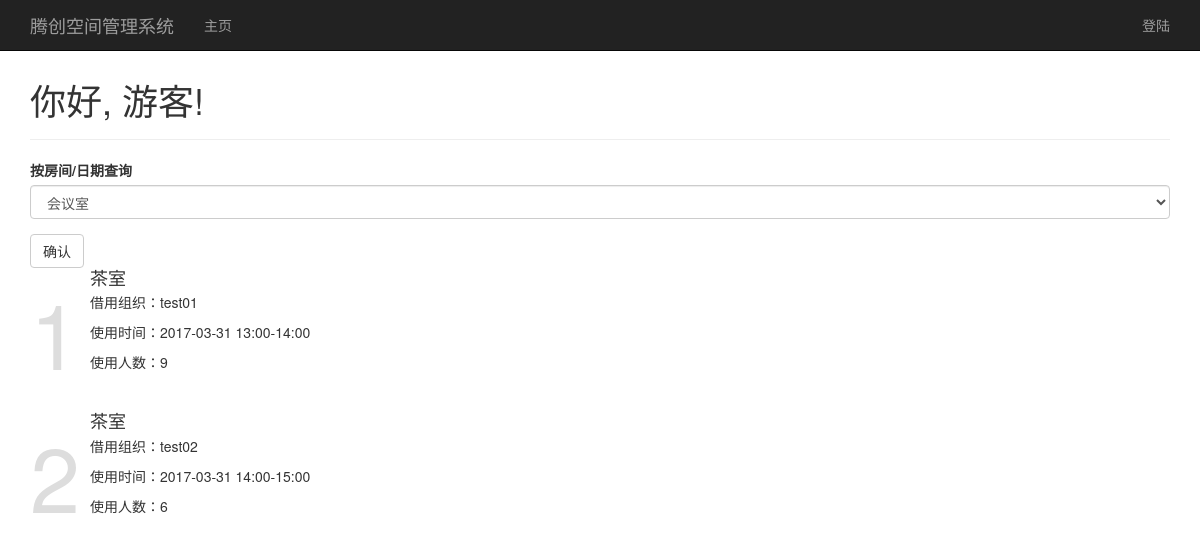
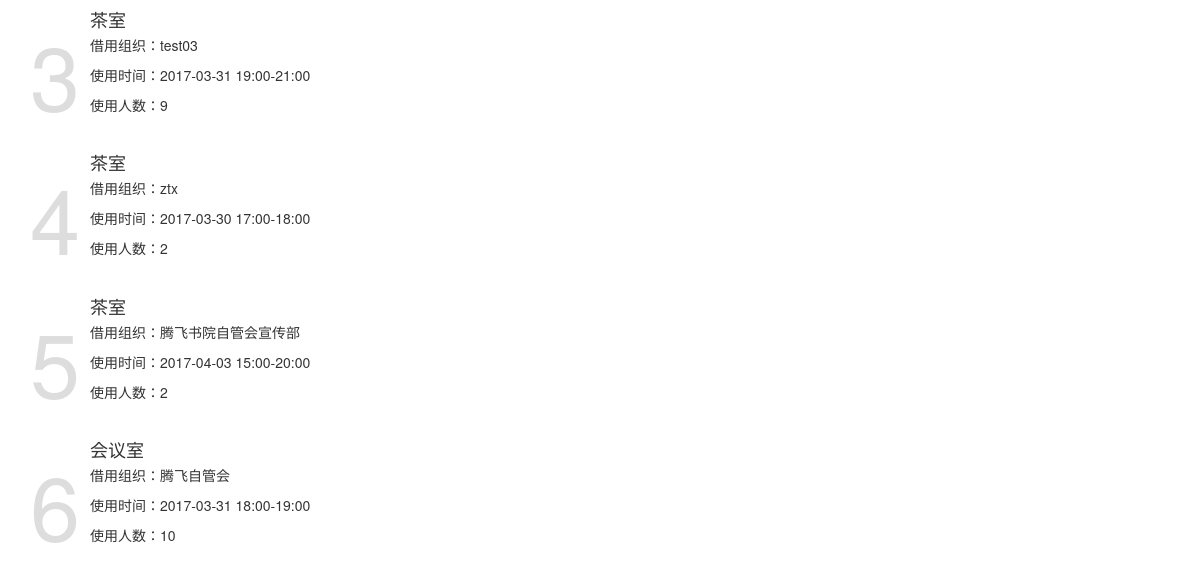
Before: / with the older database file (2 pictures, top to bottom).
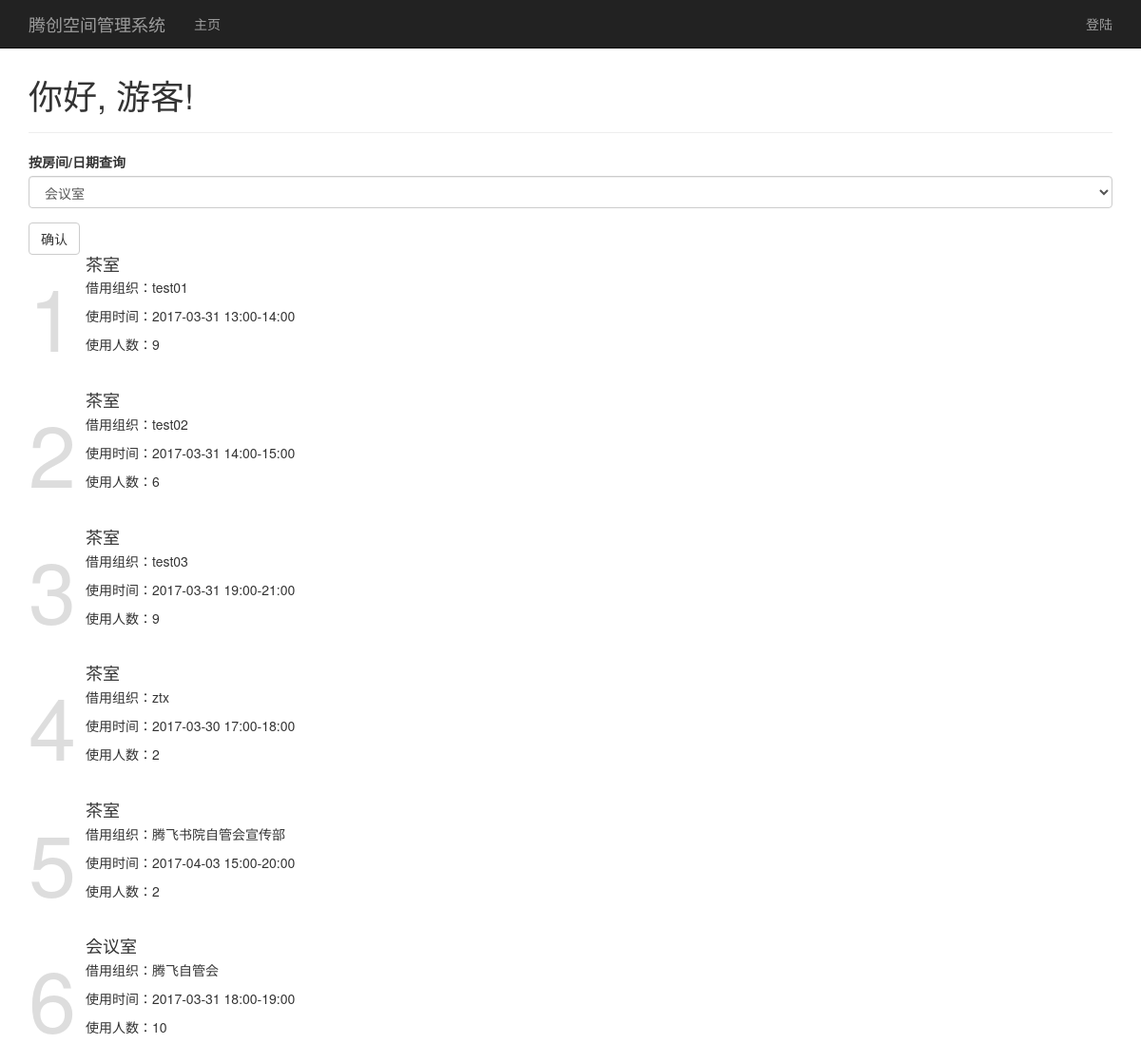
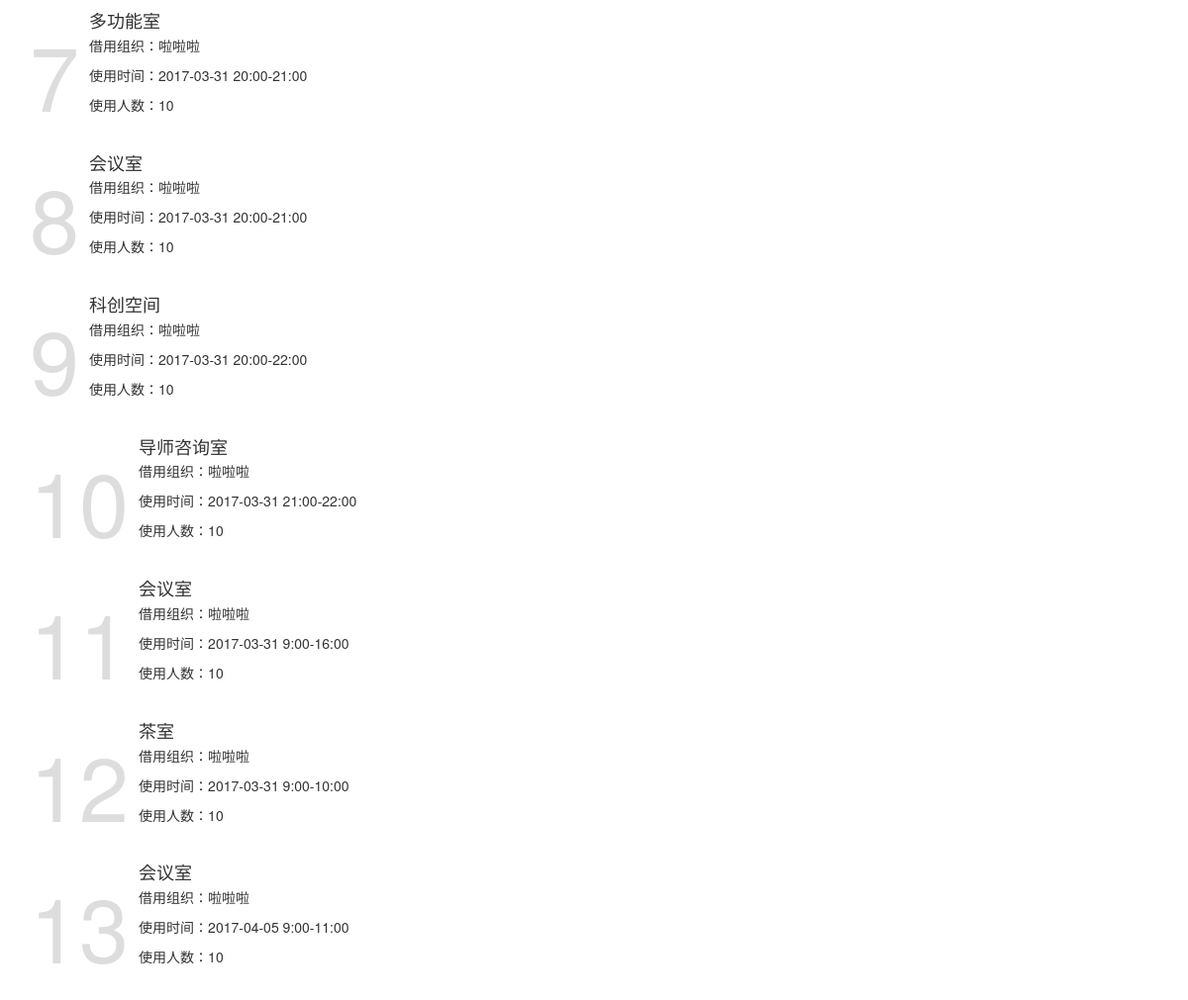
After: the same page with the newer database file (2 pictures, top to bottom).
### app/models.py (models this page shows, shortened)
class Agreement(db.Model):
    __tablename__ = 'agreements'
    id = db.Column(db.Integer, primary_key=True)
    enable =db.Column(db.Boolean,default=True)
    org = db.Column(db.String(64), index=True)
    tel = db.Column(db.String(64), index=True)
    number = db.Column(db.Integer,default=10)
    commits = db.relationship('Commit', backref='agreement', lazy='dynamic')
    room_id = db.Column(db.Integer, db.ForeignKey('rooms.id'))
    timeday = db.Column(db.Integer)
    fromtime = db.Column(db.Integer)
    totime = db.Column(db.Integer)

class Room(db.Model):
    __tablename__ = 'rooms'
    id = db.Column(db.Integer, primary_key=True)
    building = db.Column(db.String(10))
    name = db.Column(db.String(20), unique=True)
    agreements = db.relationship('Agreement', backref='room', lazy='dynamic')

### app/main/views.py (the view, shortened to what this page needs)
@main.route('/', methods=['GET', 'POST'])
def index():
    agreements=Agreement.query.all()
    form = QueryForm()
    today = datetime.today()
    event = []
    formdays = []
    theday=today
    for i in range(7):
        formdays.append((i + 7, theday.date()))
        theday += timedelta(1)
    form.select.choices = [(r.id, r.name) for r in Room.query.all()] \
                          + formdays + [(14,"所有借用")]
    days = []
    for i in range(7):
        days.append((today.date(), str(today.date())))
        today += timedelta(1)
    dayL = days[0][1]
    dayR = days[6][1]
    return render_template('index.html',agreements=agreements,query=session.get('query'),form=form,room=session.get('room'),event=event,days=days)

### app/main/forms.py
class QueryForm(FlaskForm):
    select = SelectField('按房间/日期查询', validators=[Required()], coerce=int,choices=[])
    submit = SubmitField('确认')

### app/main/__init__.py (called while the page is built)
@main.app_context_processor
def inject_permissions():
    return dict(Permission=Permission)

### app/templates/index.html (shortened to what this page needs)
{% extends "base.html" %} {% import "bootstrap/wtf.html" as wtf %} {% block head %} {{ super() }}
{% endblock %} {% block title %}腾创空间管理系统{% endblock %} {% block page_content %}
<div class="page-header">
	<h1>
        你好, {% if current_user.is_authenticated %}{{ current_user.username }}{% else %}游客{% endif %}!
    </h1>
</div>
<div class="form">
	{{ wtf.quick_form(form) }}
</div>
{% if query!=None and query=='room'%}
<div class="container">
	<table class="table table-bordered" style="word-wrap: break-word; word-break:break-all;">
		<thead>
			<tr class="wk-daynames">
				<td class="wk-address">
					{{ room }}
				</td>
				{% for i in range(7) %}
				<th class="wk-wklabel">
					<div class="wk-dayname">
						{{ days[i][1] }}
					</div>
				</th>
				{% endfor %}
			</tr>
		</thead>
		<tbody>
			<tr>
				<td class="tb-time-col" valign="middle">
					<div class="tb-time">
						08:00-09:00
					</div>
					<div class="tb-time">
						09:00-10:00
					</div>
					{% for i in range(10,22) %}
					<div class="tb-time">
						{{ i }}:00-{{ i+1 }}:00
					</div>
					{% endfor %}
				</td>
				{% for j in range(7) %}
				<td class="tb-event-col">
					{% for i in event[j] %} {% if i[0] == True %}
					<div class="tb-event tb-used" style="height: {{ 40*(i[1].totime-i[1].fromtime) }}px;">
						{{ i[1].org }}
					</div>
					{% else %}
					<div class="tb-event tb-unused" style="height: {{ i[1]*40 }}px;">
					</div>
					{% endif %} {% endfor %}
				</td>
				{% endfor %}
			</tr>
		</tbody>
	</table>
</div>
{% else %} {% if query!=None and query=='date'%}
<h1>大概从上面的改一改？</h1> {% else %}
<ul class="agreements media-list">
	{% for each in agreements%} {% if each.enable == True %}
	<div class="media">
		<a class="pull-left">
			<div style="font-size:90px; color:#ddd;/*#337ab7*/">
				{{each.id}}
			</div>
		</a>
		<div class="agreement media-body">
			<h4 class="media-heading">
                {{ each.room.name }}
            </h4>
			<p>
				借用组织：{{ each.org }}
			</p>
			<p>
				使用时间：{{ each.timeday }} {{ each.fromtime }}:00-{{ each.totime }}:00
			</p>
			<p>
				使用人数：{{ each.number }}
			</p>
		</div>
	</div>
	{% endif %} {% endfor %}
</ul>
{% endif %} {% endif %} {% endblock %}

### app/templates/base.html (shortened to what this page needs)
{% extends "bootstrap/base.html" %}
{% block head %}
{{ super() }}
{% endblock %}
{% block navbar %}
<div class="navbar navbar-inverse navbar-fixed-top" role="navigation">
    <div class="container">
        <div class="navbar-header">
            <a class="navbar-brand" href="{{ url_for('main.index') }}">腾创空间管理系统</a>
        </div>
        <div class="navbar-collapse collapse">
            <ul class="nav navbar-nav">
                <li><a href="{{ url_for('main.index') }}">主页</a></li>
            </ul>
            <ul class="nav navbar-nav navbar-right">
                {% if current_user.is_authenticated %}
                <li><a href="{{ url_for('log.logout') }}">注销({{current_user.username}})</a></li>
                {% else %}
                <li><a href="{{ url_for('log.login') }}">登陆</a></li>
                {% endif %}
            </ul>
        </div>
    </div>
</div>
{% endblock %}
{% block content %}
<div class="container" style="margin-top: 40px">
    {% block page_content %}{% endblock %}
</div>
{% endblock %}

Changed rows visible on the page:
added Agreement: id "7", room.name "多功能室", org "啦啦啦", timeday "2017-03-31", fromtime "20", totime "21", number "10"
added Agreement: id "8", room.name "会议室", org "啦啦啦", timeday "2017-03-31", fromtime "20", totime "21", number "10"
added Agreement: id "9", room.name "科创空间", org "啦啦啦", timeday "2017-03-31", fromtime "20", totime "22", number "10"
added Agreement: id "10", room.name "导师咨询室", org "啦啦啦", timeday "2017-03-31", fromtime "21", totime "22", number "10"
added Agreement: id "11", room.name "会议室", org "啦啦啦", timeday "2017-03-31", fromtime "9", totime "16", number "10"
added Agreement: id "12", room.name "茶室", org "啦啦啦", timeday "2017-03-31", fromtime "9", totime "10", number "10"
added Agreement: id "13", room.name "会议室", org "啦啦啦", timeday "2017-04-05", fromtime "9", totime "11", number "10"
